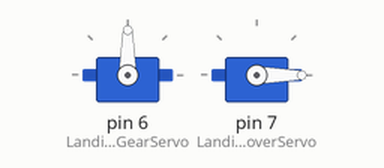
A sketch run on a simulated Arduino Uno, built with avr-gcc and run on an emulated ATmega328P. Parts: 2 × servo. What the sketch prints to the serial monitor is not drawn.

Above: at 0.05 s.
At 6.0 s:
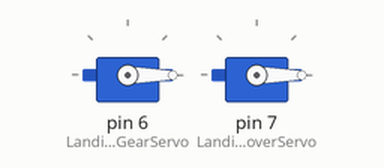
Timing chart, 0 to 10.4 s (numbered marks = the images above):
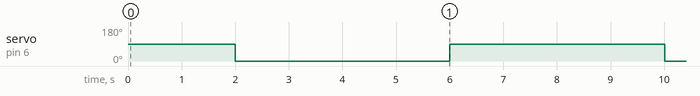

Measured:
- by itself, servo on pin 6 (LandingGearServo): alternates 90° for 4.0 s and 0° for 4.0 s

The sketch:

gearcoversequencing.ino
```cpp
#include <Servo.h>

void LandingGear();

Servo LandingGearServo;
Servo LandingGearCoverServo;

int LandingGearStatus = 1;

unsigned long CurrentMillis;
unsigned long GearCoverInterval = 2000;
unsigned long PreviousGearCoverMillis;

int landing = 0;

int button2 = 0;

void setup(){

    Serial.begin(9600);
    LandingGearServo.attach(6);
    LandingGearCoverServo.attach(7);

}

void loop(){

    CurrentMillis = millis();
    LandingGear();

}

void LandingGear(){

    switch (LandingGearStatus) {

      case 1:

        LandingGearCoverServo.write(0);
        PreviousGearCoverMillis = CurrentMillis;
        LandingGearStatus = 2;

        Serial.println(LandingGearStatus);
        break;

      case 2:

        if (CurrentMillis - PreviousGearCoverMillis >= GearCoverInterval) {


          if (landing == 0) {

            LandingGearServo.write(0);
            landing = 1;


          }
          else {

            LandingGearServo.write(90);
            landing = 0;

          }

          PreviousGearCoverMillis = CurrentMillis;
          LandingGearStatus = 3;

        }
        Serial.println(LandingGearStatus);
        break;

      case 3:

        if (CurrentMillis - PreviousGearCoverMillis >= GearCoverInterval) {

          LandingGearCoverServo.write(90);
          button2 = 0;
          LandingGearStatus = 1;

        }

        Serial.println(LandingGearStatus);
        break;
    }


}
```
